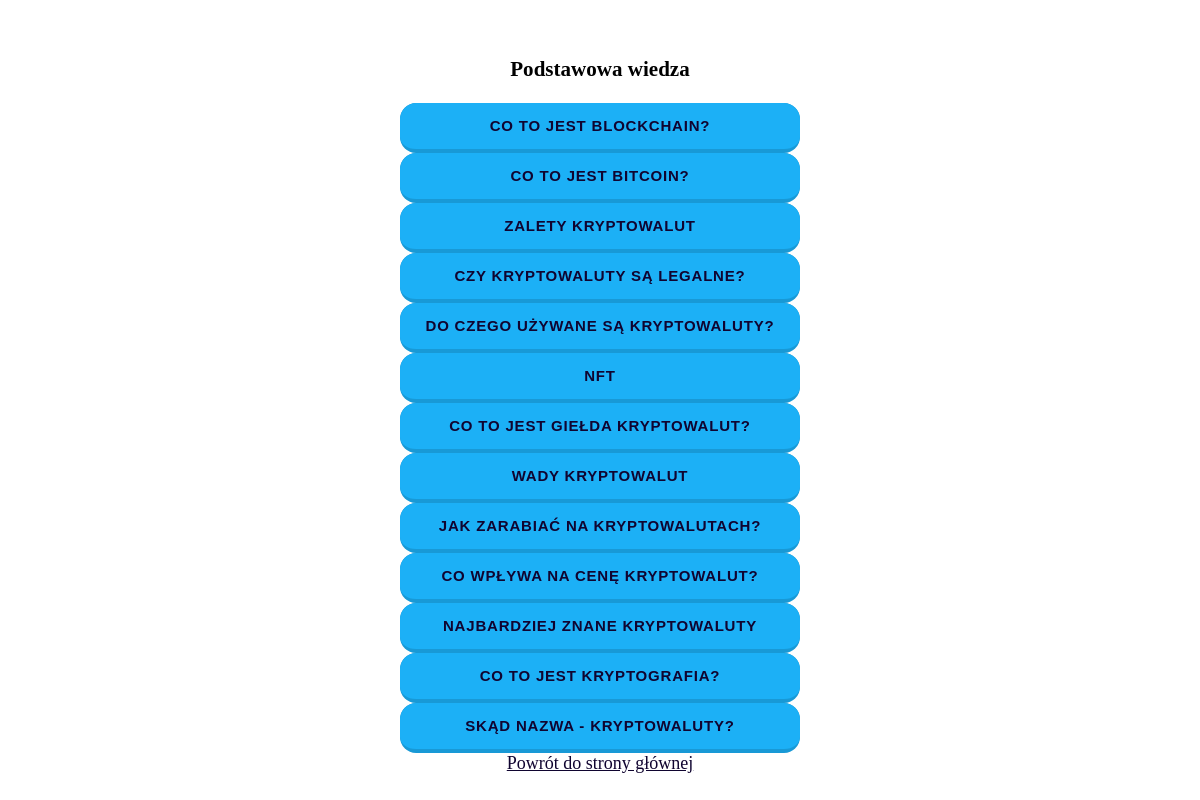
Page /cryptoapp/basic on the earlier database version.
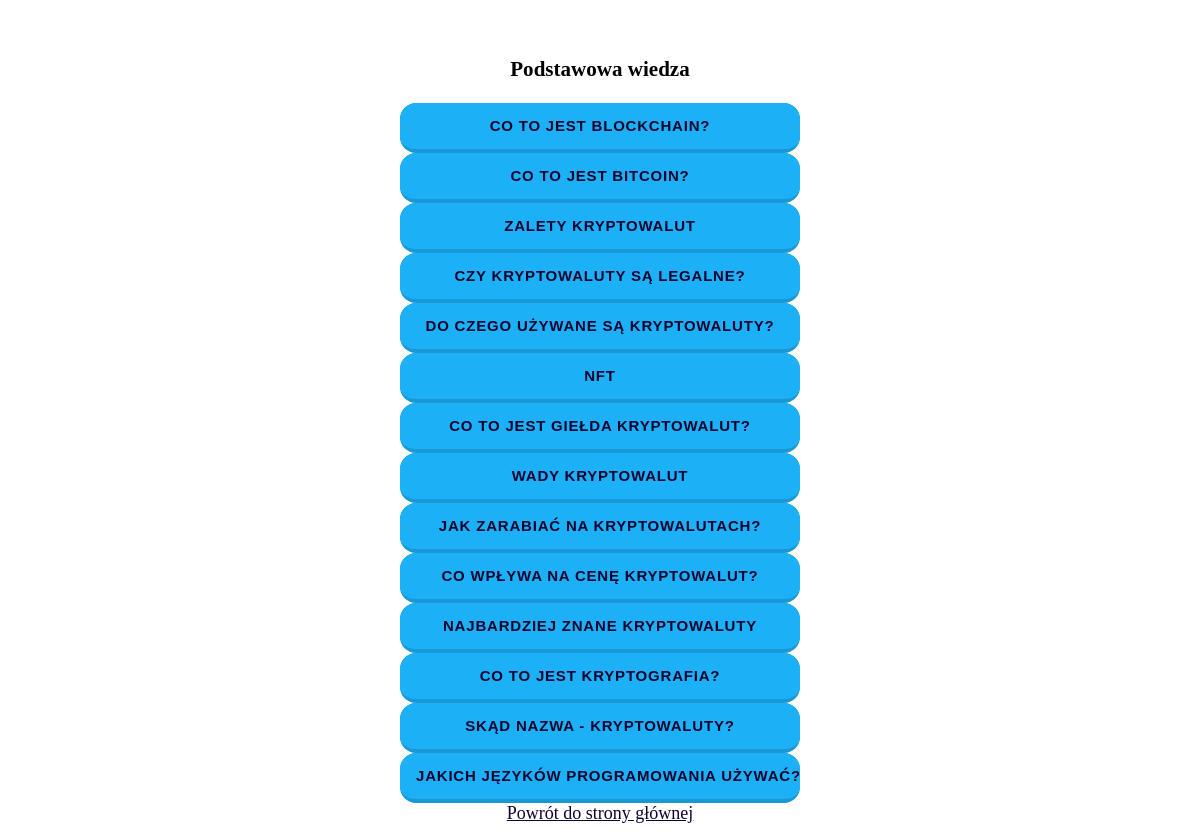
Same page on the later database version.
### cryptoapp/models.py (models this page shows, shortened)
class Basic(models.Model):
    name = models.CharField(max_length=50,verbose_name="Nazwa")
    description = models.TextField(verbose_name="Opis")

### cryptoapp/views.py (the view)
# urls.py: path('basic', views.basics, name='basic'),
def basics(request):
    all_basics = Basic.objects.all()
    return render(request, 'cryptoapp/basic/index.html',
                {'action': 'Podstawowa wiedza', 'all_basics': all_basics})

### cryptoapp/templates/cryptoapp/basic/index.html (shortened to what this page needs)
{% extends 'cryptoapp/base.html' %}
{% block content %}
    <h3>{{ action }}</h3>
    {% if all_basics %}
                {% for basic in all_basics %}
                    <tr>
                        <td> <a href="{% url 'basics_szczegoly' basic.id %}" class="button-19">{{ basic.name }}</a></td>
                    </tr>
                {% endfor %}
    {% else %}
        <p>Nie dodano żadnego artykułu</p>
    {% endif %}
    <div class="backtomain">
        <a href="{% url 'main' %}"> Powrót do strony głównej </a>
    </div>
{% endblock content %}

### cryptoapp/templates/cryptoapp/base.html (shortened to what this page needs)
<!DOCTYPE html>
<html lang="en">
    {% load static %}
<head>
    {% load static %} <link rel="stylesheet" href="{% static 'css/style.css'    %}">
</head>
<body>
<br>
<div class="container">
    {% block content %}{% endblock %}
    {% load static %}
</div>
</body>
</html>

### cryptoapp/static/css/style.css (style rules this page uses)
html { background-image: url(https://img.freepik.com/darmowe-zdjecie/3d-ilustracyjny-cyfrowy-blokowy-lancuchowy-kod-niska-wielokatna-siatka-trojkatow-swiecacych-w-sieci-niebieskich-kropek_92790-116.jpg?w=996); background-size: cover; background-color:rgba(255, 89, 0, 0.945)(114, 40, 40); font-family: 'Arial', Sans-serif; font-size: 18px; }
body { background-color: rgba(255, 255, 255, 0.866); font-family: 'Times New Roman', Times, serif; font-size: 18px; color: rgb(0, 0, 0); width: 800px; text-align: center; padding: 15px 15px 15px 15px; margin: auto auto; }
a:link { color:rgb(16, 4, 48) }
.button-19 { appearance: button; background-color: #1899D6; border: solid transparent; border-radius: 16px; border-width: 0 0 4px; box-sizing: border-box; color: #FFFFFF; cursor: pointer; display: inline-block; font-family: din-round,sans-serif; font-size: 15px; font-weight: 700; letter-spacing: .8px; line-height: 20px; margin: 0; outline: none; overflow: visible; padding: 13px 16px; text-align: center; text-transform: uppercase; touch-action: manipulation; transform: translateZ(0); transition: filter .2s; user-select: none; -webkit-user-select: none; vertical-align: middle; white-space: nowrap; width: 50%; text-decoration: none; }
.button-19:after { background-clip: padding-box; background-color: #1CB0F6; border: solid transparent; border-radius: 16px; border-width: 0 0 4px; bottom: -4px; content: ""; left: 0; position: absolute; right: 0; top: 0; z-index: -1; }

Differences in the rows shown:
added Basic: name "JAKICH JĘZYKÓW PROGRAMOWANIA UŻYWAĆ?"
